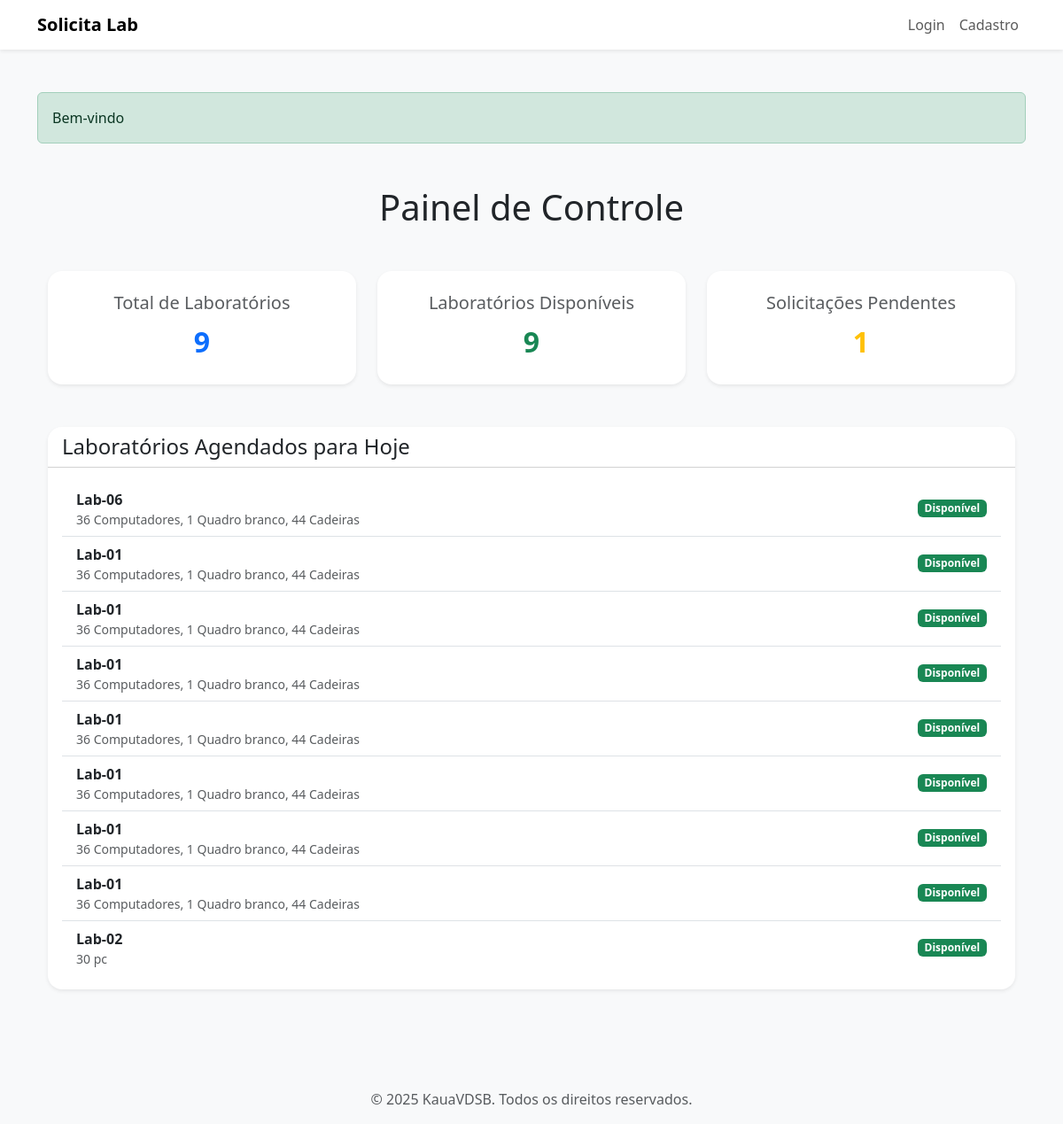
The page / on the database its author committed.
### app/models.py (models this page shows)
class Laboratorio(db.Model):
    __tablename__ = 'labs'
    id = db.Column(db.Integer, primary_key=True)
    nome = db.Column(db.String(50), nullable=False)
    capacidade = db.Column(db.Integer, nullable=False)
    equipamentos = db.Column(db.String(200), nullable=False)
    abertura = db.Column(db.Time, nullable=False)
    fechamento = db.Column(db.Time, nullable=False)
    status = db.Column(db.String(12), default="Disponível", nullable=False)
    """ Relacao um-para-muitos: Um laboratorio pode ter muitas Solicitacoes.
        aponta para lab em Solicitacao.
    """
    solicitacoes = db.relationship(
        'Solicitacao', back_populates='lab', lazy=True
    )

### app/routes.py (the view)
@app.route("/") #/homepage é padrão
def homepage():
    labs_total = Laboratorio.query.count()
    labs_disponiveis = Laboratorio.query.filter_by(status='Disponível').count()
    solicitacoes_pendentes = Solicitacao.query.filter_by(status='Pendente').count()
    labs_agendados = Laboratorio.query.all()
    message=''
    if current_user.is_authenticated:
        username = User.query.get(current_user.id).nome
        message = f', {username}'
    flash(f'Bem-vindo{message}', 'success')
    return render_template(
        "index.html",
        labs_total=labs_total,
        labs_disponiveis=labs_disponiveis,
        solicitacoes_pendentes=solicitacoes_pendentes,
        labs=labs_agendados
    )

### app/templates/index.html (shortened to what this page needs)
{% extends 'base/base_bs.html' %}
{% block content %}
<div class="container my-5">
    <h1 class="text-center mb-5">Painel de Controle</h1>
    <div class="row g-4 mb-5">
        <div class="col-md-4">
            <div class="card shadow-sm text-center border-0 rounded-4">
                <div class="card-body p-4">
                    <h5 class="card-title text-muted">Total de Laboratórios</h5>
                    <p class="card-text fs-2 fw-bold text-primary">{{ labs_total }}</p>
                </div>
            </div>
        </div>
        <div class="col-md-4">
            <div class="card shadow-sm text-center border-0 rounded-4">
                <div class="card-body p-4">
                    <h5 class="card-title text-muted">Laboratórios Disponíveis</h5>
                    <p class="card-text fs-2 fw-bold text-success">{{ labs_disponiveis }}</p>
                </div>
            </div>
        </div>
        <div class="col-md-4">
            <div class="card shadow-sm text-center border-0 rounded-4">
                <div class="card-body p-4">
                    <h5 class="card-title text-muted">Solicitações Pendentes</h5>
                    <p class="card-text fs-2 fw-bold text-warning">{{ solicitacoes_pendentes }}</p>
                </div>
            </div>
        </div>
    </div>
    <div class="row">
        <div class="col-12">
            <div class="card shadow-sm border-0 rounded-4">
                <div class="card-header bg-white rounded-top-4">
                    <h4 class="mb-0">Laboratórios Agendados para Hoje</h4>
                </div>
                <div class="card-body">
                    {% if labs %}
                        <ul class="list-group list-group-flush">
                            {% for lab in labs %}
                                <li class="list-group-item d-flex justify-content-between align-items-center">
                                    <div>
                                        <strong>{{ lab.nome }}</strong>
                                        <small class="text-muted d-block">{{ lab.equipamentos }}</small>
                                    </div>
                                    <span class="badge
                                        {% if lab.status == 'Ocupado' %} bg-danger
                                        {% elif lab.status == 'Disponível' %} bg-success
                                        {% else %} bg-secondary
                                        {% endif %}">
                                        {{ lab.status }}
                                    </span>
                                </li>
                            {% endfor %}
                        </ul>
                    {% else %}
                        <div class="alert alert-info text-center" role="alert">
                            Nenhum laboratório agendado para hoje.
                        </div>
                    {% endif %}
                </div>
            </div>
        </div>
    </div>
</div>
{% endblock %}

### app/templates/base/base_bs.html (shortened to what this page needs)
<!DOCTYPE html>
<html lang="pt-br">
<head>
    <link href="https://cdn.jsdelivr.net/npm/bootstrap@5.3.3/dist/css/bootstrap.min.css" rel="stylesheet" xintegrity="sha384-QWTKZyjpPEjISv5WaRU9OFeRpok6YctnYmDr5pNlyT2bRjXh0JMhjY6hW+ALEwIH">
    <link rel="stylesheet" href="https://cdnjs.cloudflare.com/ajax/libs/font-awesome/6.5.2/css/all.min.css" xintegrity="sha512-SnH5WK+bZxgPHs44uWIX+LLJAJ9/2PkPKZ5QiAj6Ta86w+fsb2C/lV/m7Gk5c2v60Q/y6M8o2F3L2w6w7P9e9w==" />
    <link
        href="https://cdn.jsdelivr.net/npm/select2@4.0.13/dist/css/select2.min.css"
        rel="stylesheet"
    />
</head>
<body class="d-flex flex-column min-vh-100 bg-light">
    {% include 'base/header.html' %}
    <main class="container my-5 flex-grow-1">
        {% with messages = get_flashed_messages(with_categories=true) %}
            {% if messages %}
                {% for category, message in messages %}
                    <div class="alert alert-{{ category }}" role="alert">
                        {{ message }}
                    </div>
                {% endfor %}
            {% endif %}
        {% endwith %}
        {% block content %}
        {% endblock %}
    </main>
    {% include 'base/footer.html' %}
</body>
</html>

### app/templates/base/header.html (shortened to what this page needs)
<header>
    <nav class="navbar navbar-expand-lg navbar-light bg-white shadow-sm">
        <div class="container-fluid container">
            <a class="navbar-brand fw-bold" href="{{ url_for('homepage') }}">
                Solicita Lab
            </a>
            <div class="collapse navbar-collapse justify-content-end" id="navbarNav">
                <ul class="navbar-nav">
                    {% if current_user.is_authenticated %}
                        <li class="nav-item">
                            <a class="nav-link" href="{{ url_for('labs_list') }}">Listar Labs</a>
                        </li>
                        <li class="nav-item">
                            <a class="nav-link" href="{{ url_for('solicitar_create') }}">Solicitar Lab</a>
                        </li>
                        {% if current_user.admin %}
                        <li class="nav-item">
                            <a class="nav-link" href="{{ url_for('labs_create') }}">Criar Lab</a>
                        </li>
                        {% endif %}
                        <li class="nav-item">
                            <a class="nav-link" href="{{ url_for('logout') }}">Sair</a>
                        </li>
                    {% else %}
                        <li class="nav-item">
                            <a class="nav-link" href="{{ url_for('login') }}">Login</a>
                        </li>
                        <li class="nav-item">
                            <a class="nav-link" href="{{ url_for('cadastro') }}">Cadastro</a>
                        </li>
                    {% endif %}
                </ul>
            </div>
        </div>
    </nav>
</header>

### app/templates/base/footer.html
<footer class="bg-light text-muted text-center py-3 mt-auto">
    <div class="container">
        <p class="mb-0">&copy; 2025 KauaVDSB. Todos os direitos reservados.</p>
    </div>
</footer>

### rows shown on the page
Laboratorio: nome "Lab-06", equipamentos "36 Computadores, 1 Quadro branco, 44 Cadeiras", status "Disponível"
Laboratorio: nome "Lab-01", equipamentos "36 Computadores, 1 Quadro branco, 44 Cadeiras", status "Disponível"
Laboratorio: nome "Lab-01", equipamentos "36 Computadores, 1 Quadro branco, 44 Cadeiras", status "Disponível"
Laboratorio: nome "Lab-01", equipamentos "36 Computadores, 1 Quadro branco, 44 Cadeiras", status "Disponível"
Laboratorio: nome "Lab-01", equipamentos "36 Computadores, 1 Quadro branco, 44 Cadeiras", status "Disponível"
Laboratorio: nome "Lab-01", equipamentos "36 Computadores, 1 Quadro branco, 44 Cadeiras", status "Disponível"
Laboratorio: nome "Lab-01", equipamentos "36 Computadores, 1 Quadro branco, 44 Cadeiras", status "Disponível"
Laboratorio: nome "Lab-01", equipamentos "36 Computadores, 1 Quadro branco, 44 Cadeiras", status "Disponível"
Laboratorio: nome "Lab-02", equipamentos "30 pc", status "Disponível"

### other values the page prints
{{ message }} "Bem-vindo"
{{ labs_total }} "9"
{{ labs_disponiveis }} "9"
{{ solicitacoes_pendentes }} "1"
